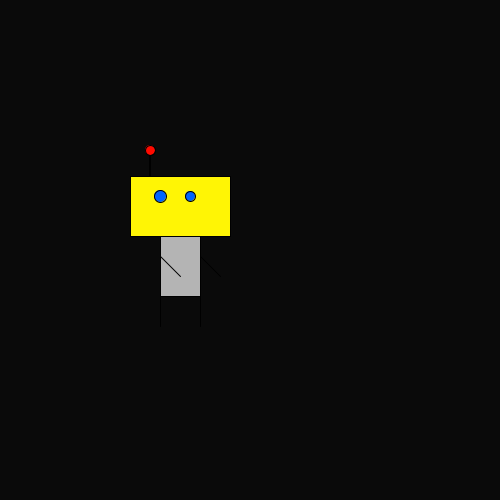
Frame 1 (no input)
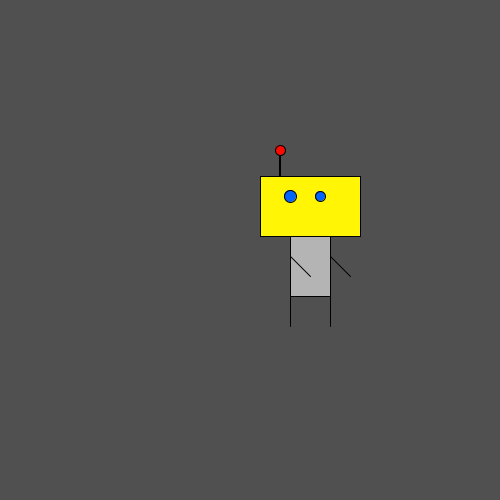
Frame 60 (the mouse pressed at the canvas centre just before this capture)
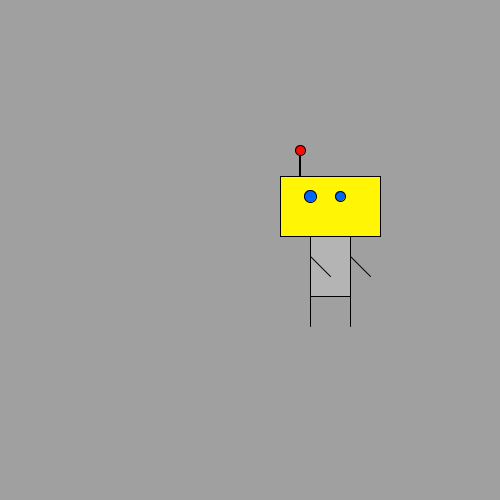
Frame 120 (the mouse held since frame 60 and released just before this capture)

The Processing sketch that drew these frames (run headless with seeded random() and noise(); from frame 60 on, the mouse is pressed at the canvas centre):

// Processing sketch: processing_124961
// ── processing_124961.pde

int monsterX;
int monsterY;
int richting;
int kleur;
int teller;
boolean test;

void setup() {
  size(500,500);
  monsterX = 150;
  monsterY = 150;
  richting = 10;
  kleur = 0;
  teller = 5;
}

void draw() {
  for(int i = 0; i < 5; i++) {
    kleur = kleur + i;
  }
  if(kleur >= 255) {
    kleur = 0;
  }
  background(kleur);
  rectMode(CENTER);
  stroke(0);
  
  /* Antenne */
  if(test == true) {
  fill(0);
  } else {
  fill(255,10,0);
  }
  ellipse(monsterX,monsterY,10,10); //220 194
  fill(0);
  rect(monsterX,monsterY+16,1,20); //220 210
  /* Lijf */
  if(test == true) {
  fill(0);
  } else {
  fill(255,245,5);
  }
  rect(monsterX+30,monsterY+56,100,60); //250 250
  if(test == true) {
  fill(0);
  } else {
  fill(180,180,180);
  }
  rect(monsterX+30,monsterY+116,40,60); //250 310
  /* Armen */
  line(monsterX+10,monsterY+106,monsterX+30,monsterY+126); //230 300 250 320
  line(monsterX+50,monsterY+106,monsterX+70,monsterY+126); //270 300 290 320
  /* Benen */
  line(monsterX+10,monsterY+146,monsterX+10,monsterY+176); //230 340 230 370
  line(monsterX+50,monsterY+146,monsterX+50,monsterY+176); //270 340 270 370
  /* Ogen */
  if(test == true) {
  fill(0);
  } else {
  fill(0,100,255);
  }
  ellipse(monsterX+10,monsterY+46,12,12); //230 240
  if(test == true) {
  fill(0);
  } else {
  fill(0,100,255);
  }
  ellipse(monsterX+40,monsterY+46,10,10); //260 240
  
  monsterX = monsterX + richting;
  if(monsterX > 500 || monsterX < 0){
    richting = -richting;
    teller++;
  }
  
  if(teller == 10) {
    teller = 0;
    test = !test;
  }
}
